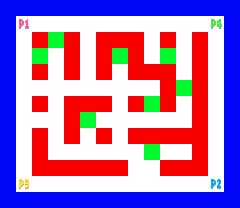

This game map was drawn from its Tiled (.tmx) file and the tilesets committed beside it. A one-line description and the full map source follow:
An orthogonal 15x13 tile map with 16x16 px tiles, 1 tile layer (Tile Layer 1).

<map version="1.4" tiledversion="1.4.3" orientation="orthogonal" renderorder="right-down" width="15" height="13" tilewidth="16" tileheight="16" infinite="0" nextlayerid="3" nextobjectid="1">
 <tileset firstgid="1" name="map-tiles" tilewidth="16" tileheight="16" tilecount="64" columns="8">
  <image source="map-tiles.png" width="128" height="128" />
  <tile id="7">
   <properties>
    <property name="walkable" type="bool" value="true" />
   </properties>
  </tile>
 </tileset>
 <layer id="1" name="Tile Layer 1" width="15" height="13">
  <data encoding="csv">
3,3,3,3,3,3,3,3,3,3,3,3,3,3,3,
3,9,8,8,8,8,8,8,8,8,8,8,8,12,3,
3,8,1,2,1,8,1,1,1,8,1,8,1,8,3,
3,8,2,8,1,8,1,2,1,8,2,8,1,8,3,
3,8,1,8,1,8,1,8,1,1,1,8,1,8,3,
3,8,8,8,8,8,8,8,8,8,1,2,1,8,3,
3,8,1,8,1,1,1,8,1,2,1,8,1,8,3,
3,8,8,8,1,2,8,8,8,8,8,8,1,8,3,
3,8,1,8,1,8,1,8,1,1,1,1,1,8,3,
3,8,1,8,8,8,8,8,8,2,8,8,1,8,3,
3,8,1,1,1,1,1,1,8,8,1,1,1,8,3,
3,11,8,8,8,8,8,8,8,8,8,8,8,10,3,
3,3,3,3,3,3,3,3,3,3,3,3,3,3,3
</data>
 </layer>
</map>